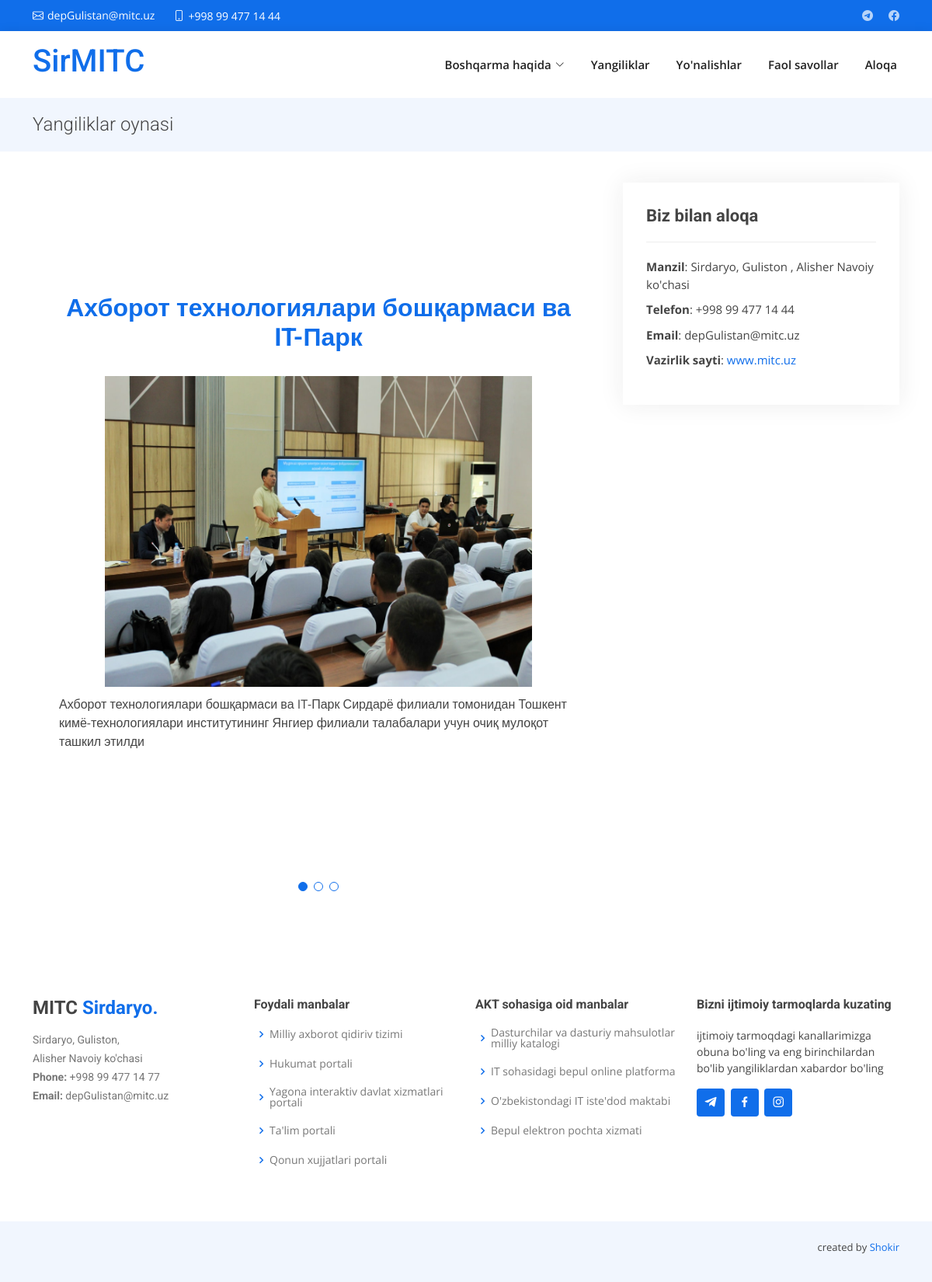
Page /news/ on the committed database.
### boshqarma/models.py (models this page shows, shortened)
class News(models.Model):
    title = models.CharField(max_length=100, null=True)
    body = models.TextField(null=True)
    image = models.ImageField(upload_to='news/%Y/%m/%d')
    date = models.DateTimeField(blank=True, auto_now_add=True)

### boshqarma/views.py (the view)
# urls.py: path('news/', news, name='news'),
def news(request):
    news = News.objects.filter().order_by('-id')
    context = {'news': news}
    return render(request, 'news.html', context)

### boshqarma/templates/news.html
{% extends 'base.html' %}
{% load static %}
{% block content %}
  <main id="main" data-aos="fade-up">
    <section class="breadcrumbs">
      <div class="container">
        <div class="d-flex justify-content-between align-items-center">
            <h2>Yangiliklar oynasi</h2>
        </div>
      </div>
    </section>
    <section id="portfolio-details" class="portfolio-details">
      <div class="container">
        <div class="row gy-4">
          <div class="col-lg-8">
              <div class="portfolio-details-slider swiper">
              <div class="swiper-wrapper align-items-center">
                {% for new in news %}
                <div class="swiper-slide">
                  <div class="container">
                    <div class="section-title">
                        <h3>
                          <span>{{new.title}}</span>
                        </h3>
                    </div>
                  <div align="center">
                    <img src="{{new.image.url}}" alt="" width="400" height="400">
                  </div>
                  <div style="padding: 10px;">
                    <p>{{new.body}}</p>
                  </div>
                  </div>
                </div>
                {% endfor %}
              </div>
              <div class="swiper-pagination"></div>
            </div>
          </div>
          <div class="col-lg-4">
            <div class="portfolio-info">
              <h3>Biz bilan aloqa</h3>
              <ul>
                <li><strong>Manzil</strong>: Sirdaryo, Guliston , Alisher Navoiy ko'chasi</li>
                <li><strong>Telefon</strong>: +998 99 477 14 44</li>
                <li><strong>Email</strong>: depGulistan@mitc.uz</li>
                <li><strong>Vazirlik sayti</strong>: <a href="https://www.mitc.uz">www.mitc.uz</a></li>
              </ul>
            </div>
          </div>
        </div>
      </div>
    </section>
  </main>
{% endblock content %}

### static/assets/css/style.css (style rules this page uses)
body { font-family: "Open Sans", sans-serif; color: #444444; }
a { color: #106eea; text-decoration: none; }
h1, h2, h3, h4, h5, h6 { font-family: "Roboto", sans-serif; }
section { padding: 60px 0; overflow: hidden; }
.section-title { text-align: center; padding-bottom: 30px; }
.section-title h3 { margin: 15px 0 0 0; font-size: 32px; font-weight: 700; }
.section-title h3 span { color: #106eea; }
.breadcrumbs { padding: 20px 0; background-color: #f1f6fe; min-height: 40px; }
.breadcrumbs h2 { font-size: 24px; font-weight: 300; margin: 0; }
.portfolio-details { padding-top: 40px; }
.portfolio-details .portfolio-details-slider img { width: 80%; }
.portfolio-details .portfolio-details-slider .swiper-pagination { margin-top: 20px; position: relative; }
.portfolio-details .portfolio-info { padding: 30px; box-shadow: 0px 0 30px rgba(34, 34, 34, 0.08); }
.portfolio-details .portfolio-info h3 { font-size: 22px; font-weight: 700; margin-bottom: 20px; padding-bottom: 20px; border-bottom: 1px solid #eee; }
.portfolio-details .portfolio-info ul { list-style: none; padding: 0; font-size: 15px; }
.portfolio-details .portfolio-info ul li + li { margin-top: 10px; }

### rows in the picture
News: title "Ахборот технологиялари бошқармаси ва IT-Парк", image (picture), body "Ахборот технологиялари бошқармаси ва IT-Парк Сирдарё филиали томонидан Тошкент кимё-технологиялари институтининг Янгиер филиали талабалари учун очиқ мулоқот ташкил этилди"
